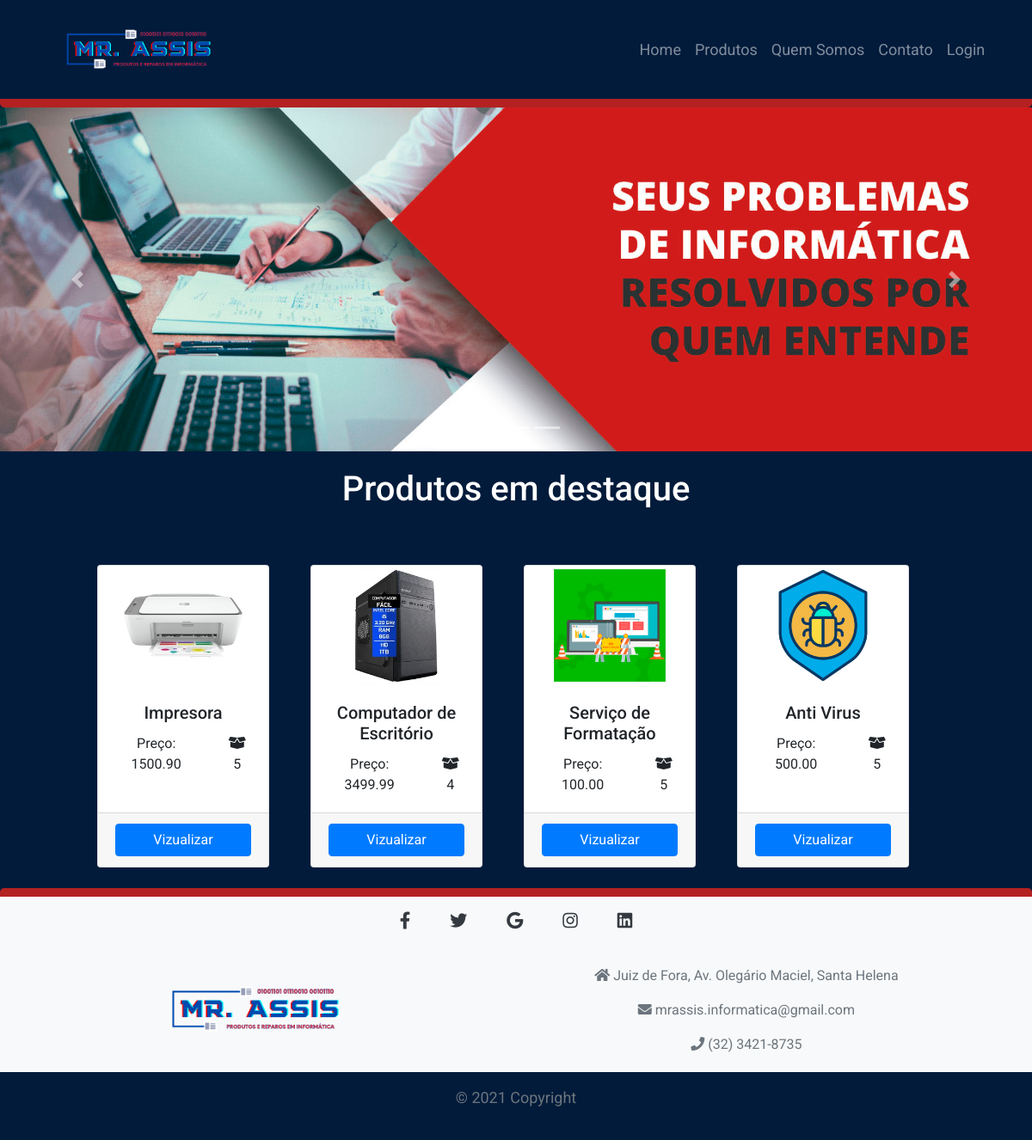
The page / on the database its author committed.
### tables this page shows
CREATE TABLE `produtos` (
  `id` int(11) NOT NULL,
  `nome` varchar(400) NOT NULL,
  `preco` decimal(10,2) NOT NULL,
  `categoria` varchar(100) NOT NULL,
  `descricao` text NOT NULL,
  `imagem` varchar(200) NOT NULL,
  `quantidade` int(11) NOT NULL
);

### core/helpers.php (called while the page is built, shortened)
<?php
function view($name, $data = [])
{
    extract($data);
    return require "app/views/{$name}.view.php";
}

### app/controllers/PagesController.php (called while the page is built, shortened)
<?php
class PagesController {
    public function index()
    {
        $produtos = App::get('database')->selectAll('produtos');
        return view('home', compact('produtos'));
    }
}

### core/Router.php (called while the page is built, shortened)
<?php
class Router
{
    public $routes = [
        'GET' => [],
        'POST' => []
    ];
    public function get($uri, $controller)
    {
        $this->routes['GET'][$uri] = $controller;
    }
    public function post($uri, $controller)
    {
        $this->routes['POST'][$uri] = $controller;
    }
    public function direct($uri, $requestType)
    {
        if (array_key_exists($uri, $this->routes[$requestType])) {
            return $this->callAction(
                ...explode('@', $this->routes[$requestType][$uri])
            );
        }
        throw new Exception("No route defined for this URI: {$uri}");
    }
    protected function callAction($controller, $action)
    {
        $controller = new $controller;
        return $controller->$action();
    }
}

### index.php (called while the page is built, shortened)
<?php
Router::load('app/routes.php')
    ->direct(Request::uri(), Request::method());

### core/App.php (called while the page is built, shortened)
<?php
class App
{
    protected static $registry = [];
    public static function bind($key, $value)
    {
        static::$registry[$key] = $value;
    }
    public static function get($key)
    {
        return static::$registry[$key];
    }
}

### core/database/QueryBuilder.php (called while the page is built, shortened)
<?php
class QueryBuilder
{
    protected $pdo;
    public function __construct($pdo)
    {
        $this->pdo = $pdo;
    }
    public function selectAll($table)
    {
        $sql = "select * from {$table}";
        try {
            $stmt = $this->pdo->prepare($sql);
            $stmt->execute();
            return $stmt->fetchALL(PDO::FETCH_CLASS);
        } catch (Exception $e) {
            die($e->getMessage());
        }
    }
}

### app/views/home.view.php (the view, shortened to what this page needs)
<!doctype html>
<html lang="pt-br">
<head>
  <link rel="stylesheet" type="text/css" href="../../public/css/styles-home.css" media="screen" />
  <link rel="stylesheet" href="https://stackpath.bootstrapcdn.com/bootstrap/4.1.3/css/bootstrap.min.css"
>
  <?php require 'links-navbar.php' ?>
</head>
<body>
  <?php require 'navbar.view.php' ?>
  <div id="slideFotos" class="carousel slide" data-ride="carousel">
    <ol class="carousel-indicators">
      <li data-target="#slideFotos" data-slide-to="0" class="active"></li>
      <li data-target="#slideFotos" data-slide-to="1"></li>
      <li data-target="#slideFotos" data-slide-to="2"></li>
    </ol>
    <div class="carousel-inner">
      <div class="carousel-item active">
        <img class="d-block w-100" src="../../public/img/fotoLoja.jpg" alt="First slide">
      </div>
    </div>
    <a class="carousel-control-prev" href="#slideFotos" role="button" data-slide="prev">
      <span class="carousel-control-prev-icon" aria-hidden="true"></span>
    </a>
    <a class="carousel-control-next" href="#slideFotos" role="button" data-slide="next">
      <span class="carousel-control-next-icon" aria-hidden="true"></span>
    </a>
  </div>
  <div class='ofertas'>
    <h1> Produtos em destaque </h1>
    <div class='row d-flex justify-content-center flex-wrap Lista'>
      <?php $contador = 0; ?>
      <?php foreach($produtos as $produto): ?>
      <?php if( $contador == 4){ break; } ?>
      <div class="card m-4" style="width: 15rem;">
        <div class="zoom">
          <a href="/produto?id=<?= $produto->id ?>"><img class="card-img-top" src="../../public/img/produtos/<?= $produto->imagem ?>"
              alt="Imagem <?= $produto->nome ?>"></a>
        </div>
        <div class="card-body ">
          <h5 class="card-title"><?= $produto->nome ?></h5>
          <div class="row ">
            <div class="col-md-8">
              Preço: <?= $produto->preco ?>
            </div>
            <div class="col-md-4">
              <i class="fas fa-box-open"></i> <?= $produto->quantidade ?>
            </div>
          </div>
        </div>
        <div class="card-footer">
          <a href="/produtos?id<?= $produto->id ?>" class="btn btn-primary btn-block btn-rounded">Vizualizar</a>
        </div>
      </div>
      <?php $contador++; ?>
    <?php endforeach; ?>
  </div>
  <?php require 'footer.php' ?>
</body>
</html>

### app/views/links-navbar.php (shortened to what this page needs)
<link rel="stylesheet" href="https://stackpath.bootstrapcdn.com/bootstrap/4.1.3/css/bootstrap.min.css">
  <link rel="stylesheet" href="https://use.fontawesome.com/releases/v5.15.2/css/all.css" />
<link rel="stylesheet" href="../../public/css/styles-navbar-footer.css">

### app/views/navbar.view.php (shortened to what this page needs)
<nav class="navbar navbar-expand-lg navbar-dark navchanges">
    <img class="logo" src = "../../public/img/Mr.Assis.png" alt = "Logo Mr. Assis" ></img>
    <div class="collapse navbar-collapse " id="navbarNav">
      <ul class="navbar-nav textnavbar">
        <li class="nav-item ">
          <a class="nav-link" href="/">Home <span class="sr-only">(Página atual)</span></a>
        </li>
        <li class="nav-item">
          <a class="nav-link" href="/produtos">Produtos</a>
        </li>
        <li class="nav-item">
          <a class="nav-link" href="/quemsomos">Quem Somos</a>
        </li>
        <li class="nav-item">
          <a class="nav-link" href="/contato">Contato</a>
        </li>
        <li class="nav-item">
          <a class="nav-link" href="/login">Login</a>
        </li>
      </ul>
    </div>
  </nav>

### app/views/footer.php
<footer class="text-center text-lg-start bg-light text-muted ">
    <section class="mb-4">
      <a
        class="btn btn-link btn-floating btn-lg text-dark m-1"
        href="https://www.facebook.com/"
        target="blank"
        role="button"
        data-mdb-ripple-color="dark"
        ><i class="fab fa-facebook-f"></i
      ></a>
      <a
        class="btn btn-link btn-floating btn-lg text-dark m-1"
        href="https://twitter.com/"
        role="button"
        target="blank"
        data-mdb-ripple-color="dark"
        ><i class="fab fa-twitter"></i
      ></a>
      <a
        class="btn btn-link btn-floating btn-lg text-dark m-1"
        href="https://mail.google.com/"
        role="button"
        target="blank"
        data-mdb-ripple-color="dark"
        ><i class="fab fa-google"></i
      ></a>
      <a
        class="btn btn-link btn-floating btn-lg text-dark m-1"
        href="https://www.instagram.com/"
        role="button"
        target="blank"
        data-mdb-ripple-color="dark"
        ><i class="fab fa-instagram"></i
      ></a>
      <a
        class="btn btn-link btn-floating btn-lg text-dark m-1"
        href="https://www.linkedin.com/"
        role="button"
        target="blank"
        data-mdb-ripple-color="dark"
        ><i class="fab fa-linkedin"></i
      ></a>
    </section>
    <section class="">
      <div class="container text-center text-md-start mt-3">
        <div class="row mt-3">
          <div class="col-md-3 col-lg-4 col-xl-3 mx-auto mb-4">
            <p>
              <img class="img2" src = "../../public/img/Mr.Assis.png" align = "center" alt = "Logo Mr. Assis" ></img>
            </p>
          </div>
          <div class=" mx-auto mb-1">
            <p><i class="fas fa-home me-3"></i> Juiz de Fora, Av. Olegário Maciel, Santa Helena</p>
            <p><i class="fas fa-envelope me-2"></i> mrassis.informatica@gmail.com</p>
            <p><i class="fas fa-phone me-3"></i> (32) 3421-8735</p>
          </div>
        </div>
      </div>
    </section>
    <div class="text-center p-3 navchanges" style="background-color: rgba(0, 0, 0, 0.05); ">
      © 2021 Copyright
    </div>
  </footer>

### public/css/styles-home.css (style rules this page uses)
body { background-color: #021b3b !important; font-family: 'Roboto', sans-serif !important; }
.carousel img { max-height: 400px; }
.ofertas { margin-top: 20px; margin-bottom: 20px; text-align: center; }
.ofertas h1 { margin-left: 10%; margin-right: 10%; margin-bottom: 40px; text-align: center; color: rgb(255, 255, 255); }
.Lista { width: 100% !important; }
.card { width: 200px !important; }
footer { border-top:10px solid rgb(180, 33, 33); border-radius: 5px; }
.zoom { overflow: hidden ; }
.zoom img { max-width: 70%; transition: all 0.3s; }
.logo { width: 20%; padding-left: 5%; }
.navchanges { font-size: 18px; background-color: #021b3b !important; }
.textnavbar { padding-left: 52%; padding-top: 3%; margin-bottom: 3%; }
.navbar { border-bottom:10px solid rgb(180, 33, 33); border-radius: 5px; }
.img2 { width: 80% ; padding-top: 8%; }

### public/css/styles-navbar-footer.css (style rules this page uses)
body { font-family: 'Roboto', sans-serif; }
.logo { width: 20%; padding-left: 5%; }
.navchanges { font-size: 18px; background-color: #021b3b !important; }
.textnavbar { padding-left: 52%; padding-top: 3%; margin-bottom: 3%; }
.img2 { width: 80% ; padding-top: 8%; }

### rows shown on the page
produtos: imagem (picture), nome "Impresora", preco "1500.90", quantidade "5"
produtos: imagem (picture), nome "Computador de Escritório", preco "3499.99", quantidade "4"
produtos: imagem (picture), nome "Serviço de Formatação", preco "100.00", quantidade "5"
produtos: imagem (picture), nome "Anti Virus", preco "500.00", quantidade "5"
